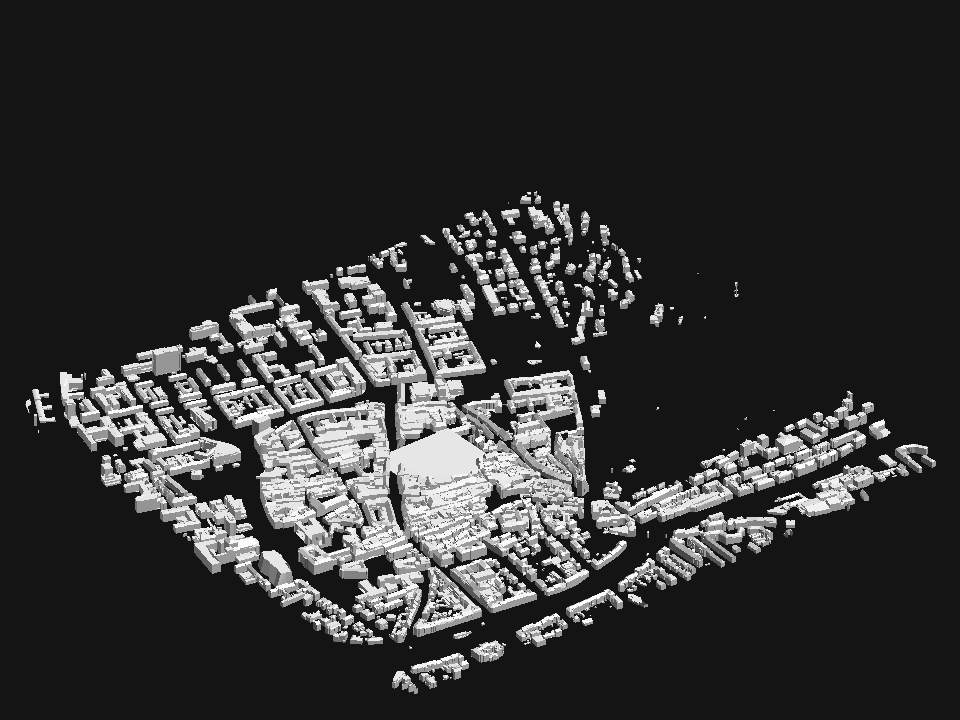
#> input picture modelle/altstadt_lod2_vorschau.png, 960 x 720 px
$ python foto_modell_vergleich.py ../modelle/altstadt_lod2_vorschau.png ../modelle/altstadt_vorschau.png out.png ../modelle/altstadt_vorschau.png
#> lines starting #> are read from the running program, lines starting #| are printed output that depends on the picture; after the words box and inside, x2 and y2 are one past the last pixel; in counts of white or black regions, pixels touching at a corner belong together
#!/usr/bin/env python3
"""foto_modell_vergleich.py — FAIRER Foto↔Modell-Vergleich (generisch).

Skaliert BEIDE Bilder auf dieselbe FASSADENHÖHE (Traufe→Boden) und stellt sie bodenbündig
nebeneinander — so sind Proportionen (Dachanteil, Geschosse) direkt vergleichbar, unabhängig
vom Rand/Crop. Traufe = Oberkante der (hellen) Putzfassade, Boden = unterste Bauwerkszeile.

  python3 tools/foto_modell_vergleich.py <foto> <render.png> <out.png> [foto_cropfrac x0,x1]
"""
import sys
import numpy as np
from PIL import Image, ImageDraw


def eave_ground(img):
    A = np.asarray(img.convert("RGB")); R, G, B = (A[:, :, i].astype(int) for i in range(3))
    cream = (R > 150) & (G > 140) & (R > B + 18) & ((R + G) > 1.9 * B)
    nonbg = (A < 245).any(2)
    ys = np.where(nonbg.any(1))[0]
    if not len(ys):
        return 0, img.height - 1
    bot = int(ys.max())
    cs = cream.sum(1)
    cy = np.where(cs > cs.max() * 0.5)[0] if cs.max() else []
    eave = int(cy.min()) if len(cy) else int(ys.min())
    return eave, bot


def tight_x(img):
    A = np.asarray(img.convert("RGB")); nb = (A < 245).any(2)
    xs = np.where(nb.any(0))[0]
    return img.crop((max(xs.min() - 5, 0), 0, min(xs.max() + 5, img.width), img.height)) if len(xs) else img


def main():
    foto = Image.open(sys.argv[1]).convert("RGB")
    ren = tight_x(Image.open(sys.argv[2]).convert("RGB"))
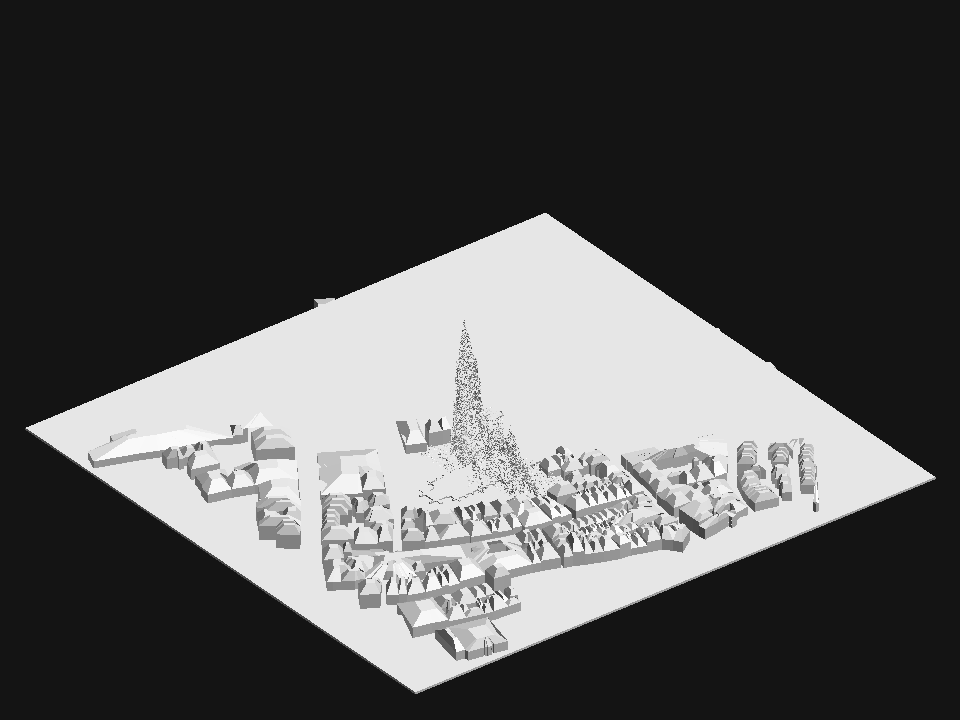
#> input picture modelle/altstadt_vorschau.png, 960 x 720 px
#> in tight_x, `nb = (A < 245).any(2)`:
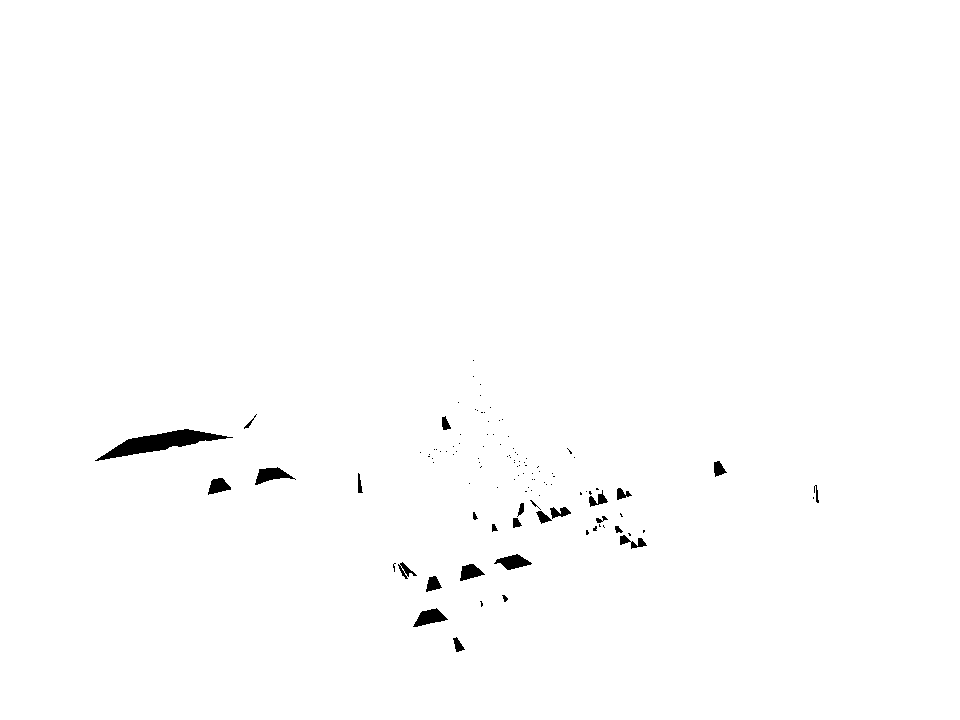
#> nb: shape (720, 960) bool; 99.3% white; 111 black regions (84 under 20 px), largest, box (x1, y1, x2, y2) and area: (95, 429, 233, 461) 1577, (255, 467, 296, 485) 361, (413, 608, 448, 627) 355
#> in tight_x, `xs = np.where(nb.any(0))[0]`: xs = 960 values from 0 to 959
    out = sys.argv[3]
    if len(sys.argv) > 4:
#> (the run stopped early here; a loop or call above may not have finished)
